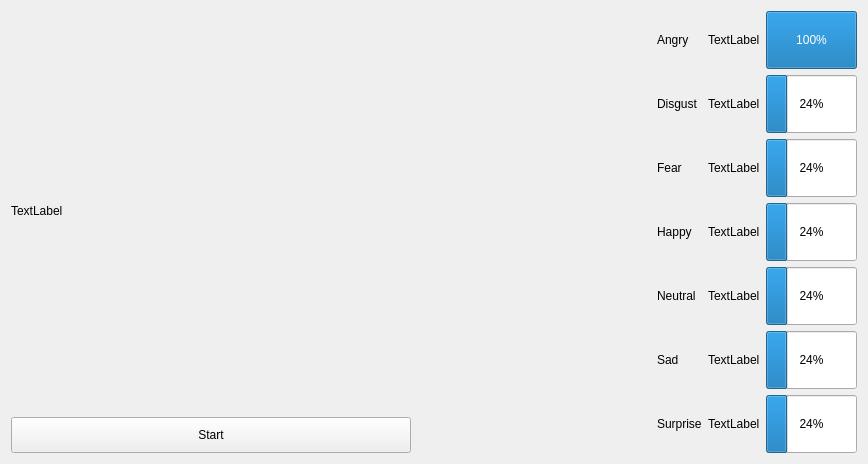
<?xml version="1.0" encoding="UTF-8"?>
<ui version="4.0">
 <class>Form</class>
 <widget class="QWidget" name="Form">
  <property name="geometry">
   <rect>
    <x>0</x>
    <y>0</y>
    <width>707</width>
    <height>388</height>
   </rect>
  </property>
  <property name="windowTitle">
   <string>Cam view</string>
  </property>
  <layout class="QHBoxLayout" name="horizontalLayout">
   <item>
    <layout class="QHBoxLayout" name="horizontalLayout_6">
     <item>
      <layout class="QVBoxLayout" name="verticalLayout">
       <item>
        <widget class="QLabel" name="image_label">
         <property name="enabled">
          <bool>true</bool>
         </property>
         <property name="minimumSize">
          <size>
           <width>640</width>
           <height>400</height>
          </size>
         </property>
         <property name="maximumSize">
          <size>
           <width>640</width>
           <height>400</height>
          </size>
         </property>
         <property name="text">
          <string>TextLabel</string>
         </property>
        </widget>
       </item>
       <item>
        <widget class="QPushButton" name="control_bt">
         <property name="maximumSize">
          <size>
           <width>400</width>
           <height>40</height>
          </size>
         </property>
         <property name="text">
          <string>Start</string>
         </property>
        </widget>
       </item>
      </layout>
     </item>
     <item>
      <layout class="QVBoxLayout" name="verticalLayout_3">
       <item>
        <widget class="QLabel" name="labelAngry">
         <property name="text">
          <string>Angry</string>
         </property>
        </widget>
       </item>
       <item>
        <widget class="QLabel" name="labelDisgust">
         <property name="text">
          <string>Disgust</string>
         </property>
        </widget>
       </item>
       <item>
        <widget class="QLabel" name="labelFear">
         <property name="text">
          <string>Fear</string>
         </property>
        </widget>
       </item>
       <item>
        <widget class="QLabel" name="labelHappy">
         <property name="text">
          <string>Happy</string>
         </property>
        </widget>
       </item>
       <item>
        <widget class="QLabel" name="labelNeutral">
         <property name="text">
          <string>Neutral</string>
         </property>
        </widget>
       </item>
       <item>
        <widget class="QLabel" name="labelSad">
         <property name="text">
          <string>Sad</string>
         </property>
        </widget>
       </item>
       <item>
        <widget class="QLabel" name="labelSurprise">
         <property name="text">
          <string>Surprise</string>
         </property>
        </widget>
       </item>
      </layout>
     </item>
     <item>
      <layout class="QVBoxLayout" name="verticalLayout_4">
       <item>
        <widget class="QLabel" name="labelAngry_2">
         <property name="text">
          <string>TextLabel</string>
         </property>
        </widget>
       </item>
       <item>
        <widget class="QLabel" name="labelDisgust_2">
         <property name="text">
          <string>TextLabel</string>
         </property>
        </widget>
       </item>
       <item>
        <widget class="QLabel" name="labelFear_2">
         <property name="text">
          <string>TextLabel</string>
         </property>
        </widget>
       </item>
       <item>
        <widget class="QLabel" name="labelHappy_2">
         <property name="text">
          <string>TextLabel</string>
         </property>
        </widget>
       </item>
       <item>
        <widget class="QLabel" name="labelNeutral_2">
         <property name="text">
          <string>TextLabel</string>
         </property>
        </widget>
       </item>
       <item>
        <widget class="QLabel" name="labelSad_2">
         <property name="text">
          <string>TextLabel</string>
         </property>
        </widget>
       </item>
       <item>
        <widget class="QLabel" name="labelSurprise_2">
         <property name="text">
          <string>TextLabel</string>
         </property>
        </widget>
       </item>
      </layout>
     </item>
     <item>
      <layout class="QVBoxLayout" name="verticalLayout_2">
       <item>
        <widget class="QProgressBar" name="progressBarAngry">
         <property name="minimumSize">
          <size>
           <width>0</width>
           <height>58</height>
          </size>
         </property>
         <property name="maximumSize">
          <size>
           <width>250</width>
           <height>16777215</height>
          </size>
         </property>
         <property name="layoutDirection">
          <enum>Qt::LeftToRight</enum>
         </property>
         <property name="value">
          <number>100</number>
         </property>
        </widget>
       </item>
       <item>
        <widget class="QProgressBar" name="progressBarDisgust">
         <property name="minimumSize">
          <size>
           <width>0</width>
           <height>58</height>
          </size>
         </property>
         <property name="maximumSize">
          <size>
           <width>250</width>
           <height>16777215</height>
          </size>
         </property>
         <property name="value">
          <number>24</number>
         </property>
        </widget>
       </item>
       <item>
        <widget class="QProgressBar" name="progressBarFear">
         <property name="minimumSize">
          <size>
           <width>0</width>
           <height>58</height>
          </size>
         </property>
         <property name="maximumSize">
          <size>
           <width>250</width>
           <height>16777215</height>
          </size>
         </property>
         <property name="value">
          <number>24</number>
         </property>
        </widget>
       </item>
       <item>
        <widget class="QProgressBar" name="progressBarHappy">
         <property name="minimumSize">
          <size>
           <width>0</width>
           <height>58</height>
          </size>
         </property>
         <property name="maximumSize">
          <size>
           <width>250</width>
           <height>16777215</height>
          </size>
         </property>
         <property name="value">
          <number>24</number>
         </property>
        </widget>
       </item>
       <item>
        <widget class="QProgressBar" name="progressBarNeutral">
         <property name="minimumSize">
          <size>
           <width>0</width>
           <height>58</height>
          </size>
         </property>
         <property name="maximumSize">
          <size>
           <width>250</width>
           <height>16777215</height>
          </size>
         </property>
         <property name="layoutDirection">
          <enum>Qt::LeftToRight</enum>
         </property>
         <property name="value">
          <number>24</number>
         </property>
        </widget>
       </item>
       <item>
        <widget class="QProgressBar" name="progressBarSad">
         <property name="minimumSize">
          <size>
           <width>0</width>
           <height>58</height>
          </size>
         </property>
         <property name="maximumSize">
          <size>
           <width>250</width>
           <height>16777215</height>
          </size>
         </property>
         <property name="value">
          <number>24</number>
         </property>
        </widget>
       </item>
       <item>
        <widget class="QProgressBar" name="progressBarSurprise">
         <property name="minimumSize">
          <size>
           <width>0</width>
           <height>58</height>
          </size>
         </property>
         <property name="maximumSize">
          <size>
           <width>250</width>
           <height>16777215</height>
          </size>
         </property>
         <property name="value">
          <number>24</number>
         </property>
        </widget>
       </item>
      </layout>
     </item>
    </layout>
   </item>
  </layout>
 </widget>
 <resources/>
 <connections/>
</ui>
